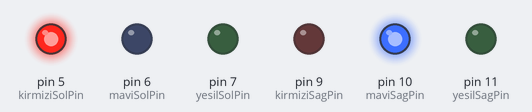
A sketch run on a simulated Arduino Uno, built with avr-gcc and run on an emulated ATmega328P. On the bench: output pins drawn as LEDs (lit = HIGH).

Above: at 0.2 s.
At 1.7 s:
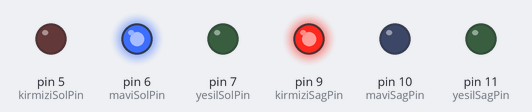
Timing chart, 0 to 3.0 s (numbered marks = the images above):
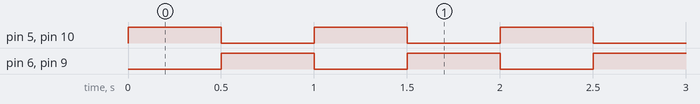

The sketch:

Arduino_Kodu.ino
```cpp
int kirmiziSolPin= 5;
int maviSolPin= 6;
int yesilSolPin= 7;
int kirmiziSagPin= 9;
int maviSagPin= 10;
int yesilSagPin= 11;
int delay_time= 500;

void setup(){
	pinMode(kirmiziSolPin,OUTPUT);
	pinMode(yesilSolPin,OUTPUT);
	pinMode(maviSolPin,OUTPUT);
 	pinMode(kirmiziSagPin,OUTPUT);
	pinMode(yesilSagPin,OUTPUT);
	pinMode(maviSagPin,OUTPUT);
}

void loop(){
	renkAyarla(255, 0, 0, 1); //kirmizi
	renkAyarla(0, 0, 255, 0); //mavi
	delay(delay_time);
  	renkAyarla(255, 0, 0, 0); //kirmizi
	renkAyarla(0, 0, 255, 1); //mavi
	delay(delay_time);
}

void renkAyarla(int kirmizi,int yesil, int mavi, int yon){
  if (yon == 1) {
	digitalWrite(kirmiziSolPin, kirmizi);
	digitalWrite(yesilSolPin, yesil);
	digitalWrite(maviSolPin, mavi);
  }else {
    digitalWrite(kirmiziSagPin, kirmizi);
	digitalWrite(yesilSagPin, yesil);
	digitalWrite(maviSagPin, mavi);
  }
}
```

Measured:
- by itself, pin 5 (kirmiziSolPin), pin 6 (maviSolPin), pin 9 (kirmiziSagPin), pin 10 (maviSagPin): alternates HIGH for 0.50 s and LOW for 0.50 s
